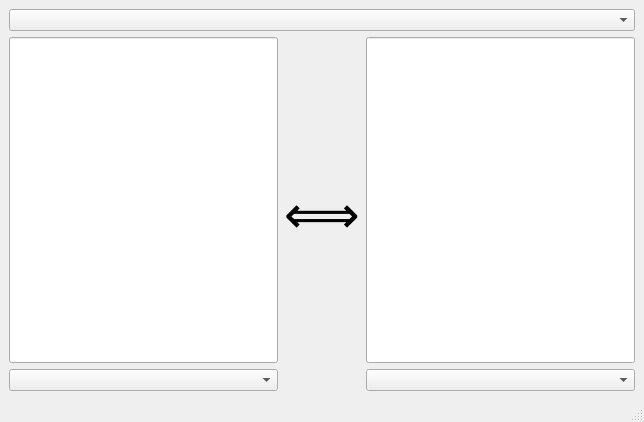
<?xml version="1.0" encoding="UTF-8"?>
<ui version="4.0">
 <class>MainWindow</class>
 <widget class="QMainWindow" name="MainWindow">
  <property name="geometry">
   <rect>
    <x>0</x>
    <y>0</y>
    <width>644</width>
    <height>422</height>
   </rect>
  </property>
  <property name="windowTitle">
   <string>MainWindow</string>
  </property>
  <widget class="QWidget" name="centralwidget">
   <layout class="QVBoxLayout" name="verticalLayout_3">
    <item>
     <widget class="QComboBox" name="category_combo"/>
    </item>
    <item>
     <layout class="QHBoxLayout" name="horizontalLayout">
      <item>
       <layout class="QVBoxLayout" name="verticalLayout">
        <item>
         <widget class="QLineEdit" name="value_box_1">
          <property name="sizePolicy">
           <sizepolicy hsizetype="Expanding" vsizetype="MinimumExpanding">
            <horstretch>0</horstretch>
            <verstretch>0</verstretch>
           </sizepolicy>
          </property>
          <property name="font">
           <font>
            <pointsize>26</pointsize>
           </font>
          </property>
          <property name="alignment">
           <set>Qt::AlignCenter</set>
          </property>
         </widget>
        </item>
        <item>
         <widget class="QComboBox" name="unit_combo_1"/>
        </item>
       </layout>
      </item>
      <item>
       <widget class="QLabel" name="separator_label">
        <property name="font">
         <font>
          <pointsize>40</pointsize>
         </font>
        </property>
        <property name="text">
         <string>⟺</string>
        </property>
       </widget>
      </item>
      <item>
       <layout class="QVBoxLayout" name="verticalLayout_2">
        <item>
         <widget class="QLineEdit" name="value_box_2">
          <property name="sizePolicy">
           <sizepolicy hsizetype="Expanding" vsizetype="MinimumExpanding">
            <horstretch>0</horstretch>
            <verstretch>0</verstretch>
           </sizepolicy>
          </property>
          <property name="font">
           <font>
            <pointsize>26</pointsize>
           </font>
          </property>
          <property name="alignment">
           <set>Qt::AlignCenter</set>
          </property>
         </widget>
        </item>
        <item>
         <widget class="QComboBox" name="unit_combo_2"/>
        </item>
       </layout>
      </item>
     </layout>
    </item>
   </layout>
  </widget>
  <widget class="QMenuBar" name="menubar">
   <property name="geometry">
    <rect>
     <x>0</x>
     <y>0</y>
     <width>644</width>
     <height>28</height>
    </rect>
   </property>
  </widget>
  <widget class="QStatusBar" name="statusbar"/>
 </widget>
 <resources/>
 <connections/>
</ui>
